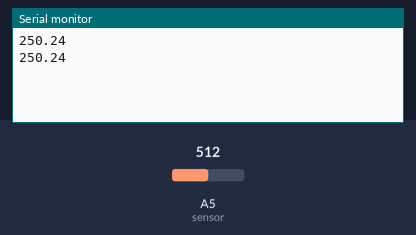
A sketch run on a simulated Arduino Uno, built with avr-gcc and run on an emulated ATmega328P. On the bench: the last lines printed to the serial monitor. The test bench sets the inputs (shaded band); at power-on: A5 (sensor) = 512.

Above: at 1.8 s.
1.9 s: A5 (sensor) set to 716
At 2.6 s:
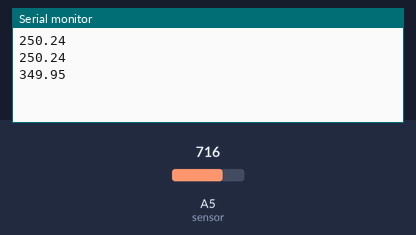
3.4 s: A5 (sensor) set to 900
At 4.8 s:
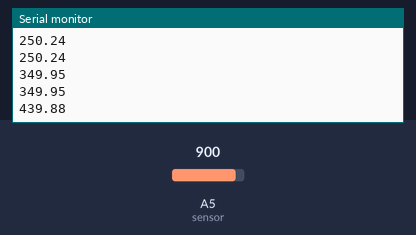
Timing chart, 0 to 6.4 s (numbered marks = the images above; inputs shaded):
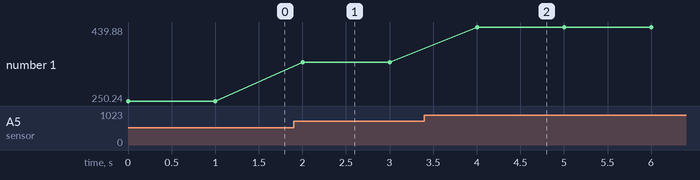

Measured:
- after the input at 1.9 s, the serial monitor: prints a new line after 0.10 s (image 1)
- after the input at 3.4 s, the serial monitor: prints a new line after 0.60 s (image 2)
- plotted number 1: 250.24 → 349.95 after the input at 1.9 s, 349.95 → 439.88 after the input at 3.4 s

The sketch:

Assignment5.ino
```cpp
// C++ code
//
int sensor = A5;
float temp;
float vout;

void setup()
{
  pinMode(sensor, INPUT);
  Serial.begin(9600);
}

void loop()
{
  vout = analogRead(sensor);
  temp = (vout*500)/1023;
  Serial.println(temp);
  delay(1000);
}
```
